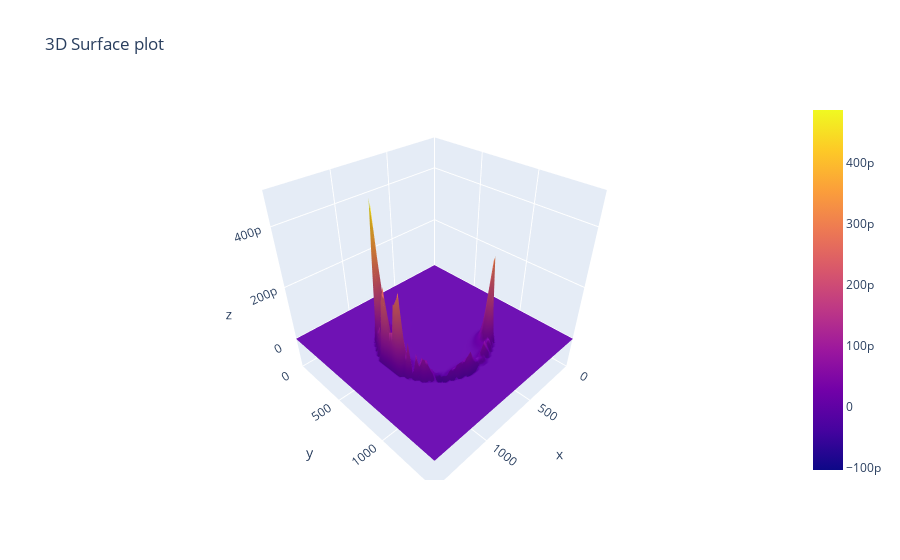

Notebook code cell kept with this figure:
### Code cell
fig = go.Figure(data=[go.Surface(z=(datauAverage-np.transpose(datavAverage)), x=X, y=Y)])
fig.update_layout(
    title='3D Surface plot',
    scene=dict(
        xaxis=dict(nticks=4, range=[minX, maxX],),
        yaxis=dict(nticks=4, range=[minY, maxY],),
        zaxis=dict(nticks=4,)))

fig.show()

### Figure 1 — Plotly figure (JSON) as saved in the notebook; plotly's stock layout.template omitted (floating-point values rounded to 4 significant figures; data arrays with more than 128 entries replaced by an {"elided": "..."} marker saying what was removed)
{"data": [{"type": "surface", "x": {"elided": "61x61 int values"}, "y": {"elided": "61x61 int values"}, "z": {"elided": "61x61 float values"}}], "layout": {"scene": {"xaxis": {"nticks": 4, "range": [0, 1500]}, "yaxis": {"nticks": 4, "range": [0, 1500]}, "zaxis": {"nticks": 4}}, "title": {"text": "3D Surface plot"}}}
